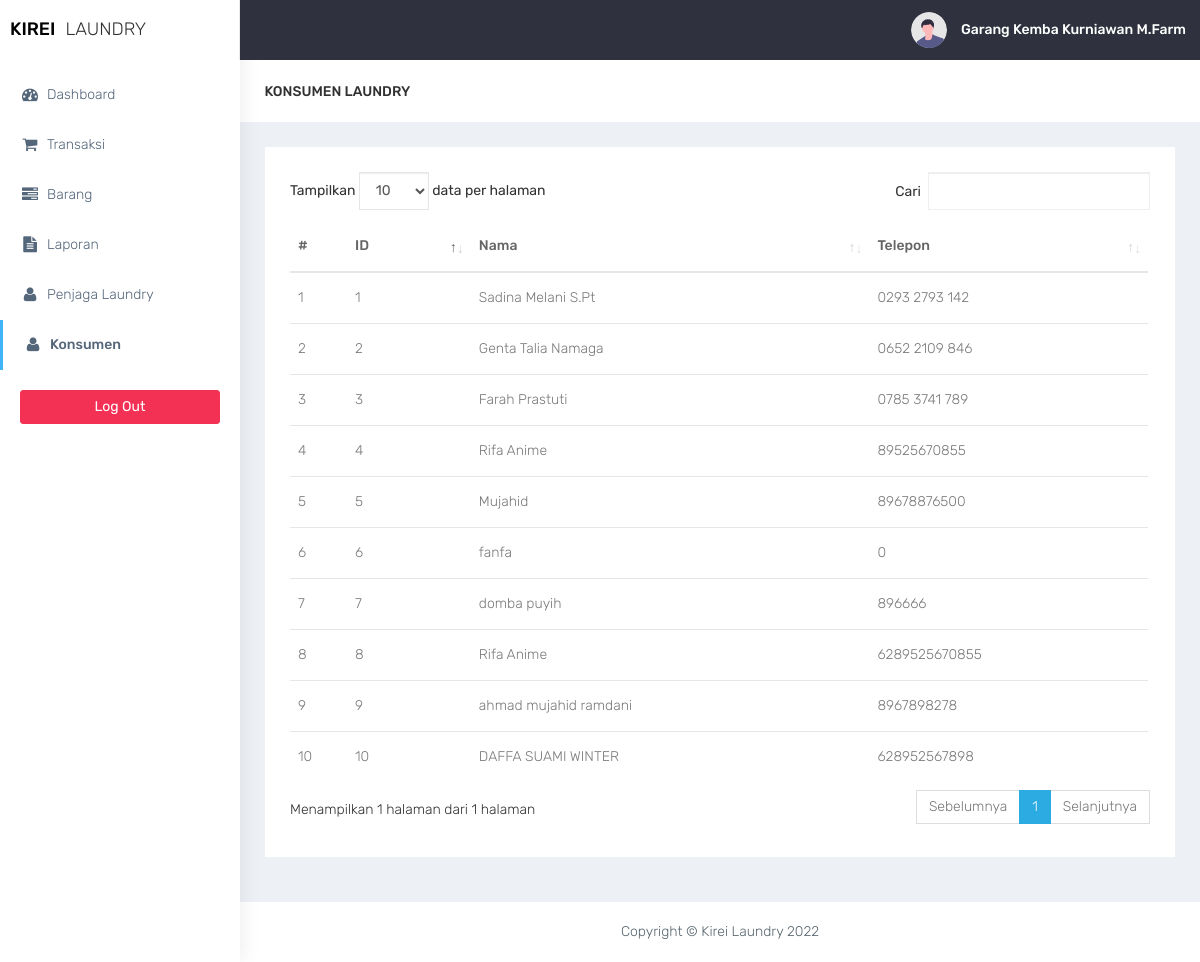
The page /konsumen/konsumen-laundry.php (signed in) on the database as committed earlier.
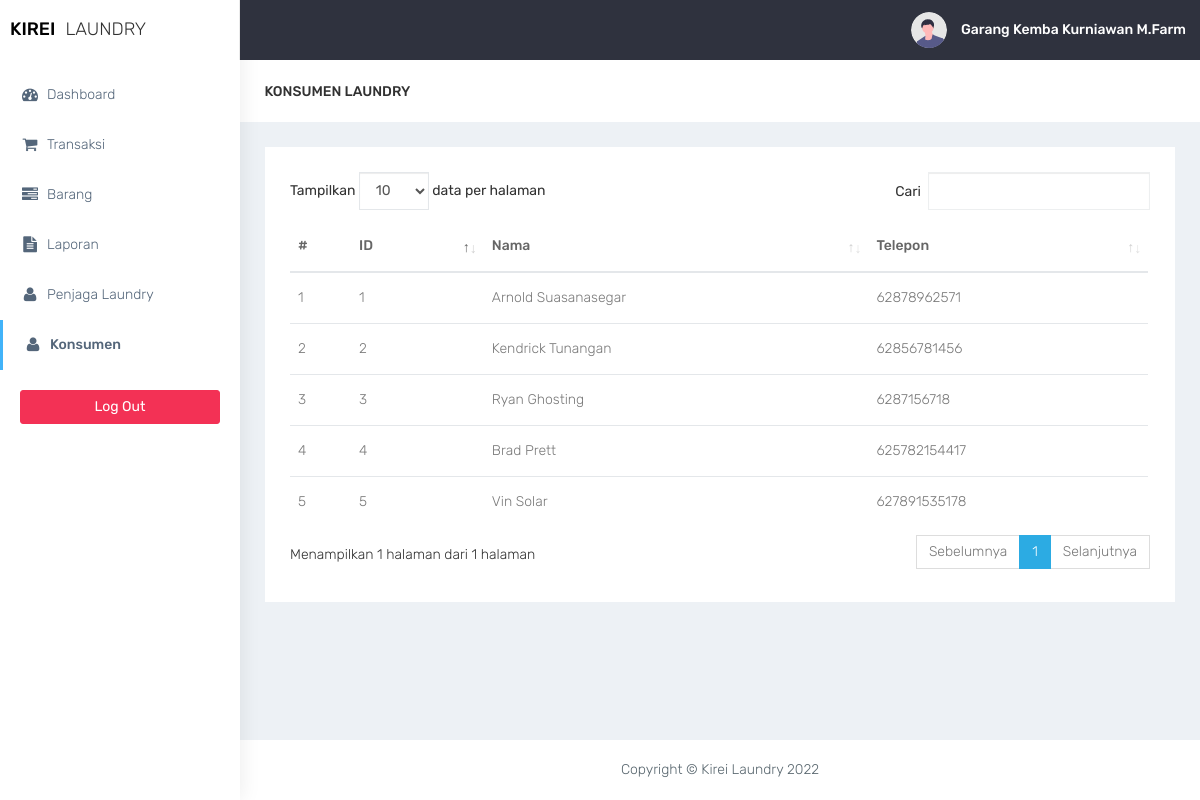
The same page on the database as committed later.
### tables this page shows
CREATE TABLE `konsumen` (
  `id_konsumen` int(11) NOT NULL,
  `nm_konsumen` varchar(30) DEFAULT NULL,
  `no_tlp` varchar(13) DEFAULT NULL
);

### konsumen/konsumen-laundry.php (the view, shortened to what this page needs)
<?php
$title = 'Konsumen-Laundry';
require '../functions.php';
require '../layout/layout_header.php';
?>
<div class="container-fluid">
    <div class="row bg-title">
        <div class="col-lg-3 col-md-4 col-sm-4 col-xs-12">
            <h4 class="page-title">Konsumen Laundry</h4>
        </div>
    </div>
    <div class="row">
        <div class="col-md-12 col-lg-12 col-sm-12">
            <div class="white-box">
            <form method="post" action="">
                <?php
                            if($conn->connect_errno==0){
                            $sql="SELECT id_konsumen, nm_konsumen, no_tlp FROM konsumen";
                            $res=$conn->query($sql);
                            if($res){
                ?>
                <div class="table-responsive">
                    <table class="table"  id="table">
                        <thead>
                            <tr>
                                <th>#</th>
                                <th>ID</th>
                                <th>Nama</th>
                                <th>Telepon</th>
                            </tr>
                        </thead>
                        <tbody>
                              <?php
                                        $data = $res->fetch_all(MYSQLI_ASSOC);
                                        foreach($data as $row){
                            ?>
                            <tr>
                                <td></td>
                                <td><?= $row['id_konsumen']; ?></td>
                                <td><?= $row['nm_konsumen']; ?></td>
                                <td><?= $row['no_tlp']; ?></td>
                            </tr>
                              <?php
                                    }
                                ?>
                        </tbody>
                    </table>
                    <?php
                    }else
                    echo "Gagal Eksekusi SQL".(DEVELOPMENT?" : ".$conn->error:"")."<br>";
                    }
                    else
                    echo "Gagal koneksi".(DEVELOPMENT?" : ".$conn->connect_error:"")."<br>";
                    ?>
                </div>
            </div>
        </div>
    </div>
</div>
<?php
require '../layout/layout_footer.php';
?>

### layout/layout_header.php (shortened to what this page needs)
<!DOCTYPE html>
<html lang="en">
<head>
    <link href="../assets/bootstrap/dist/css/bootstrap.min.css" rel="stylesheet">
    <link href="../assets/plugins/bower_components/sidebar-nav/dist/sidebar-nav.min.css" rel="stylesheet">
    <link href="../assets/plugins/bower_components/toast-master/css/jquery.toast.css" rel="stylesheet">
    <link href="../assets/plugins/bower_components/morrisjs/morris.css" rel="stylesheet">
    <link href="../assets/plugins/bower_components/chartist-js/dist/chartist.min.css" rel="stylesheet">
    <link href="../assets/plugins/bower_components/chartist-plugin-tooltip-master/dist/chartist-plugin-tooltip.css" rel="stylesheet">
    <link href="../assets/css/animate.css" rel="stylesheet">
    <link href="../assets/css/style.css" rel="stylesheet">
    <link href="../assets/css/colors/default.css" id="theme" rel="stylesheet">
    <link rel="stylesheet" type="text/css" href="../assets/DataTables/datatables.min.css" />
</head>
<body class="fix-header">
    <div id="wrapper">
        <nav class="navbar navbar-default navbar-static-top m-b-0">
            <div class="navbar-header">
                <div class="top-left-part">
                    <a class="logo" href="index.php">
                        <b style="color:black">
                            kirei
                        </b>
                        <span class="hidden-xs text-dark">
                            laundry
                        </span>
                    </a>
                </div>
                <ul class="nav navbar-top-links navbar-right pull-right">
                    <li>
                        <a class="profile-pic" href="#"> <img src="../assets/images/avatar.svg" alt="user-img" width="36" class="img-circle">
                            <b class="hidden-xs"><?= $_SESSION['nm_pegawai']; ?></b></a>
                    </li>
                </ul>
            </div>
        </nav>
        <div class="navbar-default sidebar" role="navigation">
            <div class="sidebar-nav slimscrollsidebar">
                <div class="sidebar-head">
                    <h3><span class="fa-fw open-close"><i class="ti-close ti-menu"></i></span> <span class="hide-menu">Navigation</span></h3>
                </div>
                <ul class="nav" id="side-menu">
                    <li style="padding: 70px 0 0;">
                        <a href="../pemilik/index.php" class="waves-effect
                            <?php if ($title == 'Dashboard') {
                                echo 'active';
                            } ?>">
                            <i class="fa fa-tachometer fa-fw" aria-hidden="true"></i>Dashboard
                        </a>
                        <a href="../transaksi/transaksi.php" class="waves-effect
                            <?php if ($title == 'Transaksi') {
                                echo 'active';
                            } ?>">
                            <i class="fa fa-shopping-cart fa-fw" aria-hidden="true"></i>Transaksi
                        </a>
                          <a href="../barang/barang.php" class="waves-effect
                            <?php if ($title == 'Barang') {
                                echo 'active';
                            } ?>">
                            <i class="fa fa-tasks fa-fw" aria-hidden="true"></i>Barang
                        </a>
                        <a href="../laporan/laporan.php" class="waves-effect
                            <?php if ($title == 'Laporan') {
                                echo 'active';
                            } ?>">
                            <i class="fa fa-file-text fa-fw" aria-hidden="true"></i>Laporan
                        </a>
                        <a href="../penjaga-laundry/penjaga-laundry.php" class="waves-effect
                            <?php if ($title == 'Penjaga-Laundry') {
                                echo 'active';
                            } ?>">
                            <i class="fa fa-user fa-fw" aria-hidden="true"></i>Penjaga Laundry
                        </a>
                        <a href="../konsumen/konsumen-laundry.php" class="waves-effect
                            <?php if ($title == 'Konsumen') {
                                echo 'active';
                            } ?>">
                            <i class="fa fa-user fa-fw" aria-hidden="true"></i>Konsumen
                        </a>
                    </li>
                </ul>
                <div class="center p-20">
                    <a href="logout.php" class="btn btn-danger btn-block waves-effect waves-light">Log Out</a>
                </div>
            </div>
        </div>
        <div id="page-wrapper">

### layout/layout_footer.php (shortened to what this page needs)
<footer class="footer text-center">Copyright &copy; Kirei Laundry <?= date('Y'); ?></footer>
</div>
</div>
</body>
</html>

### assets/css/colors/default.css (style rules this page uses)
body { background: #fff; }
.top-left-part { background: #fff; }
.navbar-header { background: #2f323e; }
.navbar-top-links > li > a { color: #ffffff; }
.sidebar .sidebar-head { background: #ffffff; }
.sidebar .sidebar-head h3 { color: #686868; }
.sidebar { background: #fff; box-shadow: 1px 0px 20px rgba(0, 0, 0, 0.08); }
#side-menu li a { color: #54667a; }
#side-menu li a { color: #54667a; border-left: 0px solid #fff; }
#side-menu > li > a { border-left: 3px solid transperant; }
#side-menu > li > a.active { background: transperant; color: #54667a; border-left: 3px solid #41b3f9; font-weight: 500; }

Rows that differ between the two databases and show on the page:
removed konsumen: id_konsumen "6", nm_konsumen "fanfa", no_tlp "0"
removed konsumen: id_konsumen "7", nm_konsumen "domba puyih", no_tlp "896666"
removed konsumen: id_konsumen "8", nm_konsumen "Rifa Anime", no_tlp "6289525670855"
removed konsumen: id_konsumen "9", nm_konsumen "ahmad mujahid ramdani", no_tlp "8967898278"
removed konsumen: id_konsumen "10", nm_konsumen "DAFFA SUAMI WINTER", no_tlp "628952567898"
changed konsumen id 1: nm_konsumen "Sadina Melani S.Pt" → "Arnold Suasanasegar"; no_tlp "0293 2793 142" → "62878962571"
changed konsumen id 2: nm_konsumen "Genta Talia Namaga" → "Kendrick Tunangan"; no_tlp "0652 2109 846" → "62856781456"
changed konsumen id 3: nm_konsumen "Farah Prastuti" → "Ryan Ghosting"; no_tlp "0785 3741 789" → "6287156718"
changed konsumen id 4: nm_konsumen "Rifa Anime" → "Brad Prett"; no_tlp "89525670855" → "625782154417"
changed konsumen id 5: nm_konsumen "Mujahid" → "Vin Solar"; no_tlp "89678876500" → "627891535178"
